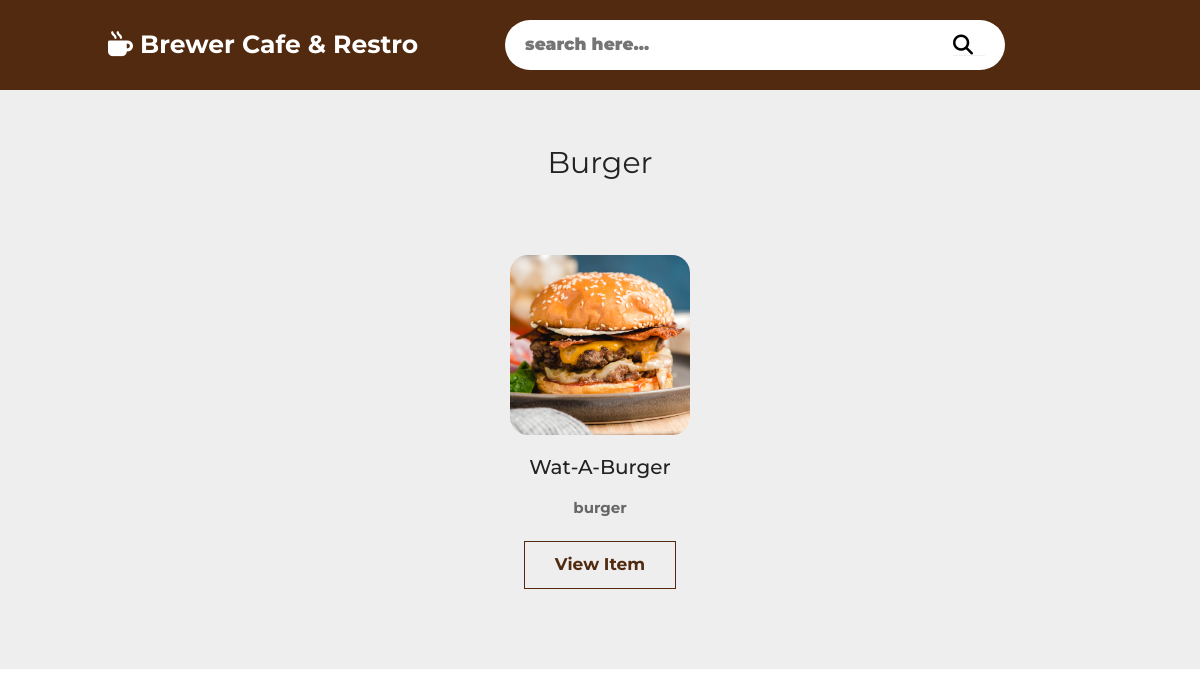
The page /item_category_list/burgera2e78ec3-771a-4c84-8b60-10e02e78a283/ on the database its author committed.
### Brewer_Cafe_And_Restro/models.py (models this page shows, shortened)
class ItemCategory(models.Model):
    iditem_category = models.AutoField(primary_key=True)
    item_category_name = models.CharField(max_length=60)
    slug = models.SlugField(max_length=250,null=True,blank=True)
    item_category_description = models.CharField(max_length=1000)
    item_category_image = models.ImageField(upload_to=filepathItemCategory,null=True,blank=True)
    restaurant_idrestaurant = models.ForeignKey(Restaurant, on_delete=models.SET_NULL, null=True, db_column='restaurant_idrestaurant')
    class Meta:
        managed = True
        db_table = 'item_category'

class Item(models.Model):
    iditem = models.AutoField(primary_key=True)
    item_name = models.CharField(max_length=60)
    slug = models.SlugField(max_length=250,null=True,blank=True)
    item_price = models.IntegerField()
    offer_price = models.FloatField(default=0)
    item_description = models.CharField(max_length=200)
    item_image = models.ImageField(upload_to=filepathItem,null=True,blank=True)
    offer_idoffer = models.ForeignKey(Offer,on_delete=models.SET_NULL,null=True, db_column='offer_idoffer')
    item_category_iditem_category = models.ForeignKey(ItemCategory,on_delete=models.SET_NULL,null=True, db_column='item_category_iditem_category')
    class Meta:
        managed = True
        db_table = 'item'

### Brewer_Cafe_And_Restro/views.py (the view)
# urls.py: path('item_category_list/<slug:slug_text>/',views.ItemListView.as_view(),name='item'),
class ItemListView(ListView):
    model = Item
    template_name = 'item.html'
    def get_queryset(self,*args, **kwargs):
        q = self.request.GET.get('q')
        getCategory = ItemCategory.objects.get(slug=self.kwargs['slug_text'])
        if self.kwargs.get('slug_text'):
            object_list = Item.objects.filter(item_category_iditem_category=getCategory.iditem_category)
            if q:
                object_list = self.model.objects.filter((Q(item_name__icontains=q) | Q(item_description__icontains=q)),item_category_iditem_category=getCategory.iditem_category)
            else:
                object_list = Item.objects.filter(item_category_iditem_category=getCategory.iditem_category)
        return object_list
    def get_context_data(self, **kwargs):
        context = super().get_context_data(**kwargs)
        context["category"] = ItemCategory.objects.get(slug=self.kwargs['slug_text'])
        return context

### templates/item.html (shortened to what this page needs)
<!DOCTYPE html>
<html lang="en">
<head>
    {% load static %}
    <link rel="stylesheet" href="https://cdnjs.cloudflare.com/ajax/libs/font-awesome/6.2.1/css/all.min.css">
    <link rel="stylesheet" href="https://cdnjs.cloudflare.com/ajax/libs/bootstrap/4.6.1/css/bootstrap.min.css">
    <link rel="stylesheet" href="https://unicons.iconscout.com/release/v4.0.0/css/line.css">
    <link rel="stylesheet" href="{% static '/css/item.css' %}">
</head>
<body>
<header class="header">
    <a href="#" class="logo"><i class="fas fa-mug-hot"></i> Brewer Cafe & Restro</a>
    <form action="" class="search-form">
        <input type="text" id="search-box" name="q" placeholder="search here..." value="{{request.GET.q}}">
        <button title="search"><i class="fas fa-search" style="background: white;font-size: 2rem;padding-right: 12px;"></i></button>
    </form>
</header>
<section class="menu" id="menu">
    <div class="heading">{{category.item_category_name}}</div>
    <div class="container box-container">
        {% for object in object_list %}
        <div class="box">
            <img src="{{object.item_image.url}}" alt="">
            <h3>{{object.item_name}}</h3>
            <p>{{object.item_description}}</p>
            <a href="{% url 'itemDetails' category.slug object.slug %}" class="link-btn">View Item</a>
        </div>
        {% endfor %}
    </div>
</section>
</body>
</html>

### static/css/item.css (style rules this page uses)
* { font-family: "Montserrat", sans-serif; margin: 0; padding: 0; box-sizing: border-box; outline: none; border: none; text-decoration: none !important; transition: all 0.2s linear; }
html { font-size: 62.5%; overflow-x: hidden; scroll-behavior: smooth; scroll-padding-top: 6rem; }
section { padding: 5rem 1rem; }
.link-btn { margin-top: 1rem; padding: 1rem 3rem; display: inline-block; border: 0.1rem solid #512a10; color: #512a10; background: none; cursor: pointer; font-size: 1.7rem; font-weight: bolder; }
.heading { text-align: center; margin-bottom: 4rem; font-size: 3rem; text-transform: capitalize; color: #222; }
.header { position: -webkit-sticky; position: sticky; top: 0; left: 0; right: 0; z-index: 1000; background: #512a10; display: flex; align-items: center; justify-content: space-between; padding: 2rem 9%; }
.header .logo { font-size: 2.5rem; color: #fff; font-weight: bolder; }
.header .logo i { color: #fff; }
.header .search-form { border-radius: 5rem; height: 5rem; width: 50rem; padding: 0 2rem; display: flex; align-items: center; background: #fff; }
.header .search-form input { width: 100%; padding-right: 1rem; font-size: 1.7rem; font-weight: bolder; text-transform: none; color: #666; }
.header .search-form input::placeholder { font-weight: bolder; }
.menu { background: #eee; }
.menu .box-container { display: grid; grid-template-columns: repeat(auto-fit, minmax(30rem, 1fr)); gap: 2rem; }
.menu .box-container .box { text-align: center; padding: 3rem 2rem; border-radius: 0.5rem; }
.menu .box-container .box img { height: 180px; border-radius: 10%; width: 180px; margin-bottom: 2rem; }
.menu .box-container .box h3 { font-size: 2rem; text-transform: capitalize; color: #222; }
.menu .box-container .box p { padding: 1rem 0; font-size: 1.5rem; font-weight: bolder; line-height: 1.8; color: #666; margin-bottom: 0; }

### rows shown on the page
ItemCategory: item_category_name "Burger"
Item: item_image (picture), item_name "Wat-A-Burger", item_description "burger"
